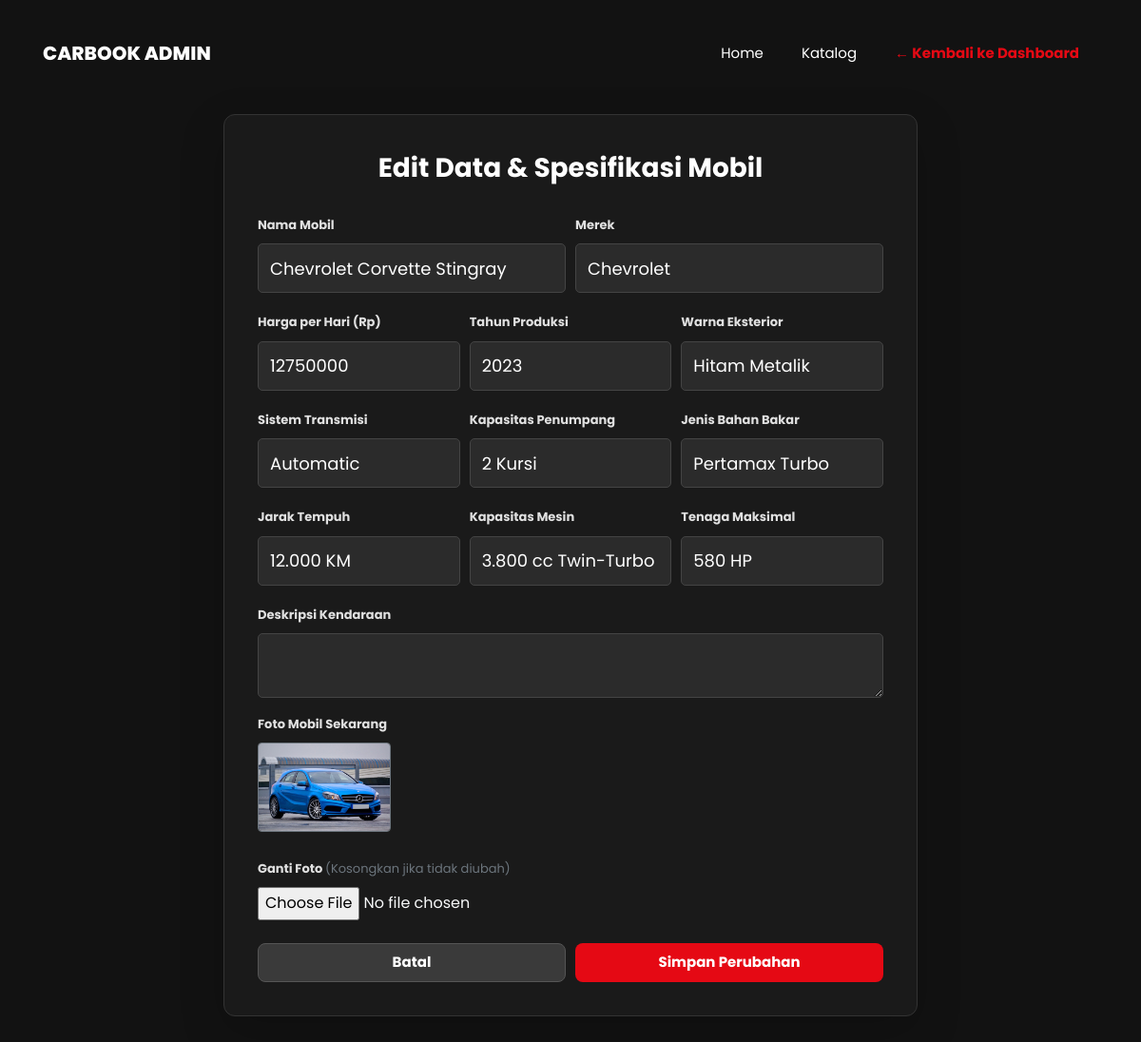
Screenshot of /update_mobil.php?id=11 (signed in) with the database file from the repository.
### tables this page shows
CREATE TABLE `table_mobil` (
  `id_mobil` int(11) NOT NULL,
  `nama_mobil` varchar(100) NOT NULL,
  `merk` varchar(50) NOT NULL,
  `harga_sewa` int(11) NOT NULL,
  `gambar` varchar(255) NOT NULL,
  `status` varchar(20) NOT NULL DEFAULT 'Tersedia',
  `transmisi` varchar(50) DEFAULT 'Automatic',
  `kapasitas` varchar(50) DEFAULT '2 Kursi',
  `bahan_bakar` varchar(50) DEFAULT 'Pertamax Turbo',
  `jarak_tempuh` varchar(50) DEFAULT '12.000 KM',
  `kapasitas_mesin` varchar(50) DEFAULT '3.800 cc Twin-Turbo',
  `tenaga_maksimal` varchar(50) DEFAULT '580 HP',
  `tahun_produksi` varchar(10) DEFAULT '2023',
  `warna` varchar(50) DEFAULT 'Hitam Metalik',
  `deskripsi` text DEFAULT NULL
);

### update_mobil.php (the view, shortened to what this page needs)
<?php
include 'koneksi.php';
$id = isset($_GET['id']) ? $_GET['id'] : '';
$query = mysqli_query($koneksi, "SELECT * FROM table_mobil WHERE id_mobil='$id'");
$mobil = mysqli_fetch_assoc($query);
?>
<!DOCTYPE html>
<html lang="en">
  <head>
    <link rel="stylesheet" href="css/open-iconic-bootstrap.min.css">
    <link rel="stylesheet" href="css/animate.css">
    <link rel="stylesheet" href="css/style.css">
    <link rel="stylesheet" href="css/dark-theme.css">
  </head>
  <body>
    <nav class="navbar navbar-expand-lg navbar-dark ftco_navbar bg-dark ftco-navbar-light" id="ftco-navbar">
      <div class="container">
        <a class="navbar-brand" href="index.php">Car<span>Book Admin</span></a>
        <div class="collapse navbar-collapse" id="ftco-nav">
          <ul class="navbar-nav ml-auto">
            <li class="nav-item"><a href="index.php" class="nav-link">Home</a></li>
            <li class="nav-item"><a href="car.php" class="nav-link">Katalog</a></li>
            <li class="nav-item active"><a href="admin.php" class="nav-link">← Kembali ke Dashboard</a></li>
          </ul>
        </div>
      </div>
    </nav>
    <div class="container edit-container">
      <div class="row justify-content-center">
        <div class="col-md-9 col-lg-8">
          <div class="edit-card shadow-lg">
            <h3 class="font-weight-bold text-white mb-4 text-center">Edit Data & Spesifikasi Mobil</h3>
            <form action="" method="POST" enctype="multipart/form-data">
              <div class="form-row">
                <div class="form-group col-md-6">
                  <label class="font-weight-bold">Nama Mobil</label>
                  <input type="text" name="nama_mobil" class="form-control" value="<?php echo htmlspecialchars($mobil['nama_mobil']); ?>" required>
                </div>
                <div class="form-group col-md-6">
                  <label class="font-weight-bold">Merek</label>
                  <input type="text" name="merk" class="form-control" value="<?php echo htmlspecialchars($mobil['merk']); ?>" required>
                </div>
              </div>
              <div class="form-row">
                <div class="form-group col-md-4">
                  <label class="font-weight-bold">Harga per Hari (Rp)</label>
                  <input type="number" name="harga_sewa" class="form-control" value="<?php echo $mobil['harga_sewa']; ?>" required>
                </div>
                <div class="form-group col-md-4">
                  <label class="font-weight-bold">Tahun Produksi</label>
                  <input type="text" name="tahun_produksi" class="form-control" value="<?php echo htmlspecialchars($mobil['tahun_produksi'] ?? ''); ?>" placeholder="Contoh: 2023">
                </div>
                <div class="form-group col-md-4">
                  <label class="font-weight-bold">Warna Eksterior</label>
                  <input type="text" name="warna" class="form-control" value="<?php echo htmlspecialchars($mobil['warna'] ?? ''); ?>" placeholder="Contoh: Merah">
                </div>
              </div>
              <div class="form-row">
                <div class="form-group col-md-4">
                  <label class="font-weight-bold">Sistem Transmisi</label>
                  <input type="text" name="transmisi" class="form-control" value="<?php echo htmlspecialchars($mobil['transmisi'] ?? ''); ?>" placeholder="Contoh: Automatic 7-Speed">
                </div>
                <div class="form-group col-md-4">
                  <label class="font-weight-bold">Kapasitas Penumpang</label>
                  <input type="text" name="kapasitas" class="form-control" value="<?php echo htmlspecialchars($mobil['kapasitas'] ?? ''); ?>" placeholder="Contoh: 2 Kursi Sport">
                </div>
                <div class="form-group col-md-4">
                  <label class="font-weight-bold">Jenis Bahan Bakar</label>
                  <input type="text" name="bahan_bakar" class="form-control" value="<?php echo htmlspecialchars($mobil['bahan_bakar'] ?? ''); ?>" placeholder="Contoh: Pertamax Turbo">
                </div>
              </div>
              <div class="form-row">
                <div class="form-group col-md-4">
                  <label class="font-weight-bold">Jarak Tempuh</label>
                  <input type="text" name="jarak_tempuh" class="form-control" value="<?php echo htmlspecialchars($mobil['jarak_tempuh'] ?? ''); ?>" placeholder="Contoh: 8.500 KM">
                </div>
                <div class="form-group col-md-4">
                  <label class="font-weight-bold">Kapasitas Mesin</label>
                  <input type="text" name="kapasitas_mesin" class="form-control" value="<?php echo htmlspecialchars($mobil['kapasitas_mesin'] ?? ''); ?>" placeholder="Contoh: 6.000 cc V12">
                </div>
                <div class="form-group col-md-4">
                  <label class="font-weight-bold">Tenaga Maksimal</label>
                  <input type="text" name="tenaga_maksimal" class="form-control" value="<?php echo htmlspecialchars($mobil['tenaga_maksimal'] ?? ''); ?>" placeholder="Contoh: 660 HP">
                </div>
              </div>
              <div class="form-group">
                <label class="font-weight-bold">Deskripsi Kendaraan</label>
                <textarea name="deskripsi" class="form-control" rows="2"><?php echo htmlspecialchars($mobil['deskripsi'] ?? ''); ?></textarea>
              </div>
              <div class="form-group">
                <label class="font-weight-bold d-block">Foto Mobil Sekarang</label>
                <img src="images/<?php echo $mobil['gambar']; ?>" width="140" class="rounded border border-secondary mb-2">
              </div>
              <div class="form-group mb-4">
                <label class="font-weight-bold">Ganti Foto <span class="text-muted font-weight-normal">(Kosongkan jika tidak diubah)</span></label>
                <input type="file" name="foto" class="form-control-file text-light">
              </div>
              <div class="d-flex justify-content-between" style="gap: 10px;">
                <a href="admin.php" class="btn btn-batal-dark py-2 px-4 w-50">Batal</a>
                <button type="submit" class="btn btn-simpan-update py-2 px-4 w-50">Simpan Perubahan</button>
              </div>
            </form>
          </div>
        </div>
      </div>
    </div>
  </body>
</html>

### css/dark-theme.css (style rules this page uses)
body, .bg-light, .hero-wrap, .hero-wrap.hero-wrap-2 { background-color: #121212 !important; color: #ffffff !important; }
.ftco-navbar-light, #ftco-navbar { background: #121212 !important; }
#ftco-nav .navbar-nav .nav-item .nav-link, #ftco-nav .navbar-nav .nav-item .nav-link.text-white { color: #ffffff !important; opacity: 1 !important; }
#ftco-nav .navbar-nav .nav-item.active .nav-link { color: #e50914 !important; font-weight: bold; }
.navbar-brand, .navbar-brand span { color: #ffffff !important; }

### update_mobil.php (style rules this page uses)
body { background-color: #121212 !important; color: #ffffff !important; }
.edit-container { padding-top: 120px; padding-bottom: 60px; }
.edit-card { background-color: #1a1a1a !important; border: 1px solid #333 !important; border-radius: 12px; padding: 35px; }
.edit-card label { color: #e0e0e0 !important; font-size: 13px; }
.edit-card .form-control { background-color: #2b2b2b !important; color: #ffffff !important; border: 1px solid #444 !important; }
.btn-simpan-update { background-color: #e50914 !important; color: #ffffff !important; border: none !important; font-weight: 700 !important; border-radius: 8px !important; }
.btn-batal-dark { background-color: #3a3a3a !important; color: #ffffff !important; border: 1px solid #555 !important; font-weight: 700 !important; border-radius: 8px !important; }

### rows the page displays
table_mobil: nama_mobil "Chevrolet Corvette Stingray", merk "Chevrolet", harga_sewa "12750000", tahun_produksi "2023", warna "Hitam Metalik", transmisi "Automatic", kapasitas "2 Kursi", bahan_bakar "Pertamax Turbo", jarak_tempuh "12.000 KM", kapasitas_mesin "3.800 cc Twin-Turbo", tenaga_maksimal "580 HP", gambar (picture)
